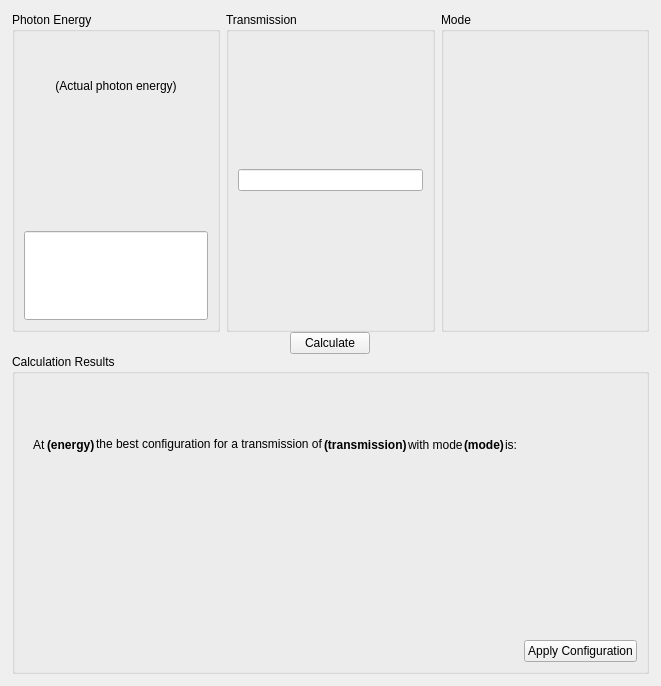
<?xml version="1.0" encoding="UTF-8"?>
<ui version="4.0">
 <class>AttenuatorCalculator</class>
 <widget class="QWidget" name="AttenuatorCalculator">
  <property name="geometry">
   <rect>
    <x>0</x>
    <y>0</y>
    <width>661</width>
    <height>686</height>
   </rect>
  </property>
  <property name="windowTitle">
   <string>Form</string>
  </property>
  <layout class="QVBoxLayout" name="verticalLayout_7" stretch="1,1,1">
   <property name="spacing">
    <number>0</number>
   </property>
   <property name="leftMargin">
    <number>12</number>
   </property>
   <property name="topMargin">
    <number>12</number>
   </property>
   <property name="rightMargin">
    <number>12</number>
   </property>
   <property name="bottomMargin">
    <number>12</number>
   </property>
   <item>
    <widget class="QFrame" name="frame_2">
     <property name="sizePolicy">
      <sizepolicy hsizetype="MinimumExpanding" vsizetype="Minimum">
       <horstretch>0</horstretch>
       <verstretch>0</verstretch>
      </sizepolicy>
     </property>
     <property name="minimumSize">
      <size>
       <width>0</width>
       <height>150</height>
      </size>
     </property>
     <property name="frameShape">
      <enum>QFrame::NoFrame</enum>
     </property>
     <property name="frameShadow">
      <enum>QFrame::Raised</enum>
     </property>
     <property name="lineWidth">
      <number>0</number>
     </property>
     <layout class="QHBoxLayout" name="horizontalLayout_2" stretch="1,1,1">
      <property name="leftMargin">
       <number>0</number>
      </property>
      <property name="topMargin">
       <number>0</number>
      </property>
      <property name="rightMargin">
       <number>0</number>
      </property>
      <property name="bottomMargin">
       <number>0</number>
      </property>
      <item>
       <widget class="QGroupBox" name="PhotonEnergyBox">
        <property name="title">
         <string>Photon Energy</string>
        </property>
        <layout class="QVBoxLayout" name="verticalLayout_2">
         <item>
          <widget class="PyDMLabel" name="ActualEnergy">
           <property name="sizePolicy">
            <sizepolicy hsizetype="Preferred" vsizetype="Preferred">
             <horstretch>0</horstretch>
             <verstretch>0</verstretch>
            </sizepolicy>
           </property>
           <property name="toolTip">
            <string/>
           </property>
           <property name="text">
            <string>(Actual photon energy)</string>
           </property>
           <property name="alignment">
            <set>Qt::AlignCenter</set>
           </property>
           <property name="showUnits" stdset="0">
            <bool>true</bool>
           </property>
           <property name="channel" stdset="0">
            <string>ca://${prefix}:SYS:ActualPhotonEnergy_RBV </string>
           </property>
          </widget>
         </item>
         <item>
          <widget class="PyDMEnumButton" name="EnergyEnum">
           <property name="sizePolicy">
            <sizepolicy hsizetype="Preferred" vsizetype="Preferred">
             <horstretch>0</horstretch>
             <verstretch>0</verstretch>
            </sizepolicy>
           </property>
           <property name="toolTip">
            <string/>
           </property>
           <property name="channel" stdset="0">
            <string>ca://${prefix}:SYS:EnergySource</string>
           </property>
           <property name="items" stdset="0">
            <stringlist/>
           </property>
          </widget>
         </item>
         <item>
          <widget class="PyDMLineEdit" name="CustomPhotonEnergy">
           <property name="sizePolicy">
            <sizepolicy hsizetype="Expanding" vsizetype="Preferred">
             <horstretch>0</horstretch>
             <verstretch>0</verstretch>
            </sizepolicy>
           </property>
           <property name="toolTip">
            <string/>
           </property>
           <property name="rules" stdset="0">
            <string>[{&quot;name&quot;: &quot;IfCustom&quot;, &quot;property&quot;: &quot;Visible&quot;, &quot;expression&quot;: &quot;ch[0] == 1&quot;, &quot;channels&quot;: [{&quot;channel&quot;: &quot;ca://${prefix}:SYS:EnergySource&quot;, &quot;trigger&quot;: true}]}]</string>
           </property>
           <property name="precision" stdset="0">
            <number>0</number>
           </property>
           <property name="showUnits" stdset="0">
            <bool>true</bool>
           </property>
           <property name="channel" stdset="0">
            <string>ca://${prefix}:SYS:CustomPhotonEnergy</string>
           </property>
          </widget>
         </item>
        </layout>
       </widget>
      </item>
      <item>
       <widget class="QGroupBox" name="TransmissionBox">
        <property name="title">
         <string>Transmission</string>
        </property>
        <layout class="QVBoxLayout" name="verticalLayout_3">
         <item>
          <widget class="PyDMLineEdit" name="DesiredTransmission">
           <property name="toolTip">
            <string/>
           </property>
           <property name="rules" stdset="0">
            <string>[]</string>
           </property>
           <property name="precision" stdset="0">
            <number>0</number>
           </property>
           <property name="showUnits" stdset="0">
            <bool>false</bool>
           </property>
           <property name="channel" stdset="0">
            <string>ca://${prefix}:SYS:DesiredTransmission</string>
           </property>
           <property name="displayFormat" stdset="0">
            <enum>PyDMLineEdit::Exponential</enum>
           </property>
          </widget>
         </item>
        </layout>
       </widget>
      </item>
      <item>
       <widget class="QGroupBox" name="ModeBox">
        <property name="title">
         <string>Mode</string>
        </property>
        <property name="flat">
         <bool>false</bool>
        </property>
        <layout class="QVBoxLayout" name="verticalLayout_5">
         <item>
          <widget class="PyDMEnumButton" name="PyDMEnumButton_2">
           <property name="sizePolicy">
            <sizepolicy hsizetype="Preferred" vsizetype="Preferred">
             <horstretch>0</horstretch>
             <verstretch>0</verstretch>
            </sizepolicy>
           </property>
           <property name="toolTip">
            <string/>
           </property>
           <property name="channel" stdset="0">
            <string>ca://${prefix}:SYS:CalcMode</string>
           </property>
           <property name="items" stdset="0">
            <stringlist/>
           </property>
          </widget>
         </item>
        </layout>
       </widget>
      </item>
     </layout>
    </widget>
   </item>
   <item alignment="Qt::AlignHCenter">
    <widget class="PyDMPushButton" name="CalculateButton">
     <property name="toolTip">
      <string/>
     </property>
     <property name="text">
      <string>Calculate</string>
     </property>
     <property name="autoDefault">
      <bool>true</bool>
     </property>
     <property name="default">
      <bool>false</bool>
     </property>
     <property name="channel" stdset="0">
      <string>ca://${prefix}:SYS:Run</string>
     </property>
     <property name="pressValue" stdset="0">
      <string>1</string>
     </property>
    </widget>
   </item>
   <item>
    <widget class="QGroupBox" name="groupBox">
     <property name="title">
      <string>Calculation Results</string>
     </property>
     <layout class="QVBoxLayout" name="verticalLayout_4">
      <item>
       <widget class="QFrame" name="frame">
        <property name="sizePolicy">
         <sizepolicy hsizetype="Maximum" vsizetype="Preferred">
          <horstretch>0</horstretch>
          <verstretch>0</verstretch>
         </sizepolicy>
        </property>
        <property name="frameShape">
         <enum>QFrame::NoFrame</enum>
        </property>
        <property name="frameShadow">
         <enum>QFrame::Raised</enum>
        </property>
        <layout class="QHBoxLayout" name="horizontalLayout" stretch="0,1,2,1,0,0,0,0">
         <property name="spacing">
          <number>1</number>
         </property>
         <property name="sizeConstraint">
          <enum>QLayout::SetMinimumSize</enum>
         </property>
         <item>
          <widget class="QLabel" name="label">
           <property name="text">
            <string>At</string>
           </property>
          </widget>
         </item>
         <item>
          <widget class="PyDMLabel" name="ActualEnergy_2">
           <property name="font">
            <font>
             <weight>75</weight>
             <bold>true</bold>
            </font>
           </property>
           <property name="toolTip">
            <string/>
           </property>
           <property name="styleSheet">
            <string notr="true"/>
           </property>
           <property name="text">
            <string>(energy)</string>
           </property>
           <property name="alignment">
            <set>Qt::AlignLeading|Qt::AlignLeft|Qt::AlignVCenter</set>
           </property>
           <property name="showUnits" stdset="0">
            <bool>true</bool>
           </property>
           <property name="channel" stdset="0">
            <string>ca://${prefix}:SYS:LastPhotonEnergy_RBV </string>
           </property>
          </widget>
         </item>
         <item alignment="Qt::AlignLeft">
          <widget class="QLabel" name="label_2">
           <property name="sizePolicy">
            <sizepolicy hsizetype="Fixed" vsizetype="Fixed">
             <horstretch>0</horstretch>
             <verstretch>0</verstretch>
            </sizepolicy>
           </property>
           <property name="text">
            <string>the best configuration for a transmission of</string>
           </property>
          </widget>
         </item>
         <item alignment="Qt::AlignLeft">
          <widget class="PyDMLabel" name="ActualEnergy_3">
           <property name="font">
            <font>
             <weight>75</weight>
             <bold>true</bold>
            </font>
           </property>
           <property name="toolTip">
            <string/>
           </property>
           <property name="text">
            <string>(transmission)</string>
           </property>
           <property name="alignment">
            <set>Qt::AlignLeading|Qt::AlignLeft|Qt::AlignVCenter</set>
           </property>
           <property name="showUnits" stdset="0">
            <bool>true</bool>
           </property>
           <property name="channel" stdset="0">
            <string>ca://${prefix}:SYS:LastTransmission_RBV </string>
           </property>
           <property name="displayFormat" stdset="0">
            <enum>PyDMLabel::Exponential</enum>
           </property>
          </widget>
         </item>
         <item>
          <widget class="QLabel" name="label_3">
           <property name="text">
            <string>with mode</string>
           </property>
          </widget>
         </item>
         <item>
          <widget class="PyDMLabel" name="ActualEnergy_4">
           <property name="font">
            <font>
             <weight>75</weight>
             <bold>true</bold>
            </font>
           </property>
           <property name="toolTip">
            <string/>
           </property>
           <property name="text">
            <string>(mode)</string>
           </property>
           <property name="alignment">
            <set>Qt::AlignLeading|Qt::AlignLeft|Qt::AlignVCenter</set>
           </property>
           <property name="showUnits" stdset="0">
            <bool>true</bool>
           </property>
           <property name="alarmSensitiveBorder" stdset="0">
            <bool>false</bool>
           </property>
           <property name="channel" stdset="0">
            <string>ca://${prefix}:SYS:LastCalcMode_RBV</string>
           </property>
          </widget>
         </item>
         <item>
          <widget class="QLabel" name="label_4">
           <property name="text">
            <string>is:</string>
           </property>
          </widget>
         </item>
         <item>
          <spacer name="horizontalSpacer">
           <property name="orientation">
            <enum>Qt::Horizontal</enum>
           </property>
           <property name="sizeHint" stdset="0">
            <size>
             <width>40</width>
             <height>20</height>
            </size>
           </property>
          </spacer>
         </item>
        </layout>
       </widget>
      </item>
      <item>
       <widget class="PyDMByteIndicator" name="ActiveConfig_2">
        <property name="sizePolicy">
         <sizepolicy hsizetype="Preferred" vsizetype="Preferred">
          <horstretch>0</horstretch>
          <verstretch>0</verstretch>
         </sizepolicy>
        </property>
        <property name="minimumSize">
         <size>
          <width>0</width>
          <height>60</height>
         </size>
        </property>
        <property name="maximumSize">
         <size>
          <width>16777215</width>
          <height>16777215</height>
         </size>
        </property>
        <property name="toolTip">
         <string/>
        </property>
        <property name="channel" stdset="0">
         <string>ca://${prefix}:SYS:BestConfigurationBitmask_RBV</string>
        </property>
        <property name="orientation" stdset="0">
         <enum>Qt::Horizontal</enum>
        </property>
        <property name="bigEndian" stdset="0">
         <bool>true</bool>
        </property>
        <property name="labelPosition" stdset="0">
         <enum>QTabWidget::South</enum>
        </property>
        <property name="numBits" stdset="0">
         <number>18</number>
        </property>
        <property name="labels" stdset="0">
         <stringlist>
          <string>19</string>
          <string>18</string>
          <string>17</string>
          <string>16</string>
          <string>15</string>
          <string>14</string>
          <string>13</string>
          <string>12</string>
          <string>11</string>
          <string>10</string>
          <string>09</string>
          <string>08</string>
          <string>07</string>
          <string>06</string>
          <string>05</string>
          <string>04</string>
          <string>03</string>
          <string>02</string>
         </stringlist>
        </property>
       </widget>
      </item>
      <item alignment="Qt::AlignRight">
       <widget class="PyDMPushButton" name="CalculateButton_2">
        <property name="toolTip">
         <string/>
        </property>
        <property name="text">
         <string>Apply Configuration</string>
        </property>
        <property name="autoDefault">
         <bool>true</bool>
        </property>
        <property name="default">
         <bool>false</bool>
        </property>
        <property name="channel" stdset="0">
         <string>ca://${prefix}:SYS:ApplyConfiguration</string>
        </property>
        <property name="showConfirmDialog" stdset="0">
         <bool>true</bool>
        </property>
        <property name="confirmMessage" stdset="0">
         <string>Move the filters?</string>
        </property>
        <property name="pressValue" stdset="0">
         <string>1</string>
        </property>
       </widget>
      </item>
     </layout>
    </widget>
   </item>
  </layout>
 </widget>
 <customwidgets>
  <customwidget>
   <class>PyDMLabel</class>
   <extends>QLabel</extends>
   <header>pydm.widgets.label</header>
  </customwidget>
  <customwidget>
   <class>PyDMByteIndicator</class>
   <extends>QWidget</extends>
   <header>pydm.widgets.byte</header>
  </customwidget>
  <customwidget>
   <class>PyDMEnumButton</class>
   <extends>QWidget</extends>
   <header>pydm.widgets.enum_button</header>
  </customwidget>
  <customwidget>
   <class>PyDMLineEdit</class>
   <extends>QLineEdit</extends>
   <header>pydm.widgets.line_edit</header>
  </customwidget>
  <customwidget>
   <class>PyDMPushButton</class>
   <extends>QPushButton</extends>
   <header>pydm.widgets.pushbutton</header>
  </customwidget>
 </customwidgets>
 <resources/>
 <connections/>
</ui>
